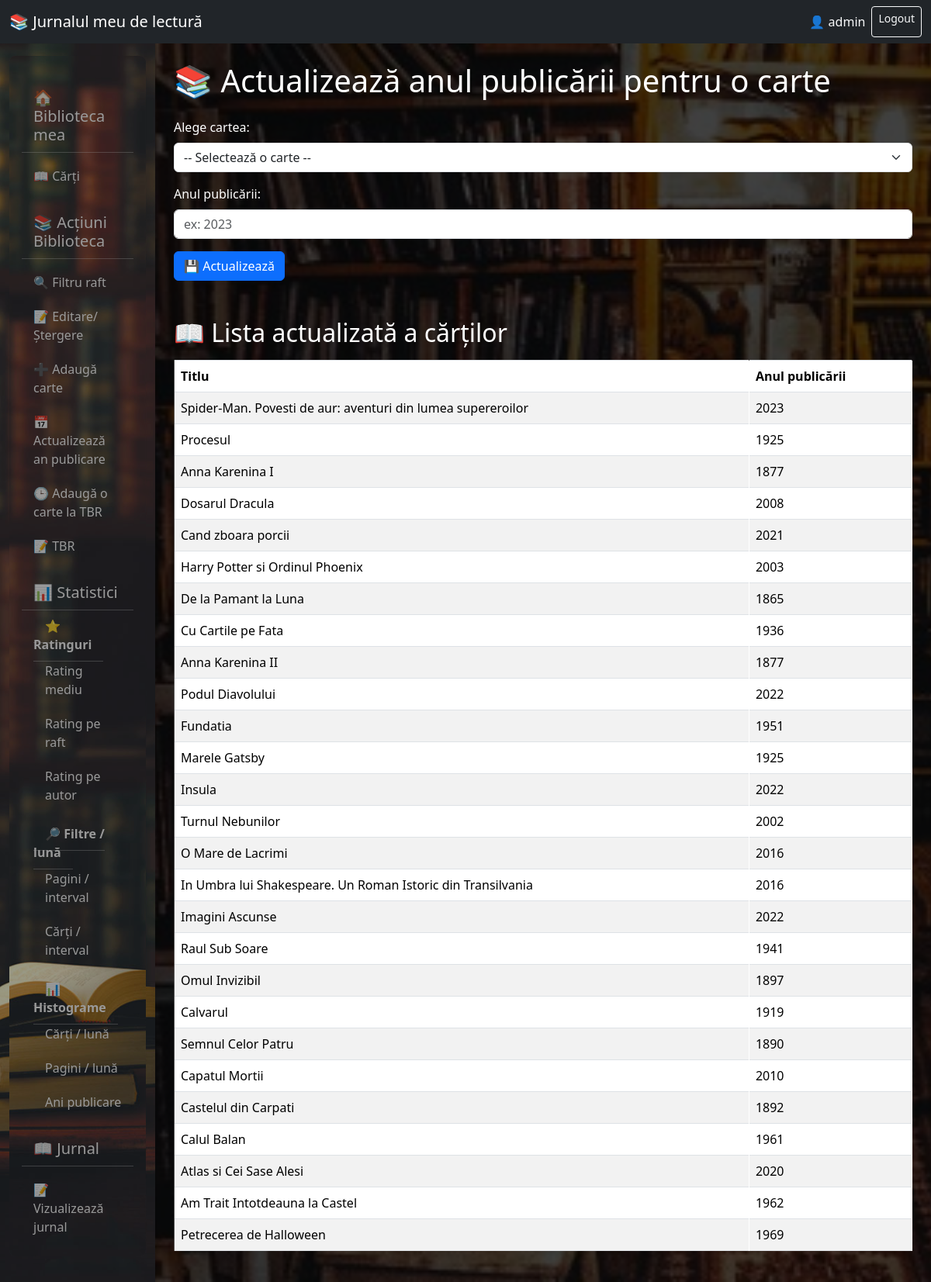
The app's page /anul_publicarii (signed in) with its own data.
### tables this page shows
CREATE TABLE biblioteca(
            id INTEGER PRIMARY KEY AUTOINCREMENT,
            carte TEXT,
            autor TEXT,
            pagini INTEGER,
            data_citirii DATE,
            raft TEXT,
            status TEXT,
            rating INTEGER            
        , anul_publicarii INTEGER);

### proiectfinal.py (the view, shortened to what this page needs)
@app.route('/anul_publicarii', methods=['GET', 'POST'])
def anul_publicarii():
    mesaj = None # variabila pentru mesajul afisat utilizatorului
    conn = sqlite3.connect("biblioteca.db")
    c = conn.cursor()
    c.execute('SELECT carte FROM biblioteca')
    carti = c.fetchall()
    c.execute('SELECT carte, anul_publicarii FROM biblioteca')
    carti_actualizate = c.fetchall()
    conn.commit()
    conn.close()
    return render_template('/anul_publicarii.html',
                           mesaj=mesaj, # mesajul de confirmare
                           carti=carti, # lista de carti pentru formular
                           carti_actualizate=carti_actualizate) # lista de carti cu anul publicarii actualizat

### proiectfinal.py (called while the page is built)
@app.before_request # functia se executa inainte de fiecare request
def verificare_autentificare():
    exceptii = ['login', 'static'] # lista cu numele endpointurilor care nu necesita autentificare
    if request.endpoint in exceptii:
        return
    if 'utilizator' not in session: # redirectioneaza catre pagina de login daca utilizatorul nu este autentificat
        return redirect(url_for('login'))

### templates/anul_publicarii.html (shortened to what this page needs)
{% extends 'base.html' %}
{% block content %}
<h1 class="mb-4">📚 Actualizează anul publicării pentru o carte</h1>
<form method="POST" action="{{ url_for('anul_publicarii') }}" class="mb-5">
    <div class="mb-3">
        <label for="carte" class="form-label">Alege cartea:</label>
        <select id="carte" name="carte" class="form-select" required>
            <option value="" disabled selected>-- Selectează o carte --</option>
        </select>
    </div>
    <div class="mb-3">
        <label for="anul" class="form-label">Anul publicării:</label>
        <input type="number" id="anul" name="anul" class="form-control" min="1500" max="{{ current_year }}" required placeholder="ex: 2023">
    </div>
    <button type="submit" class="btn btn-primary">💾 Actualizează</button>
</form>
{% if carti_actualizate %}
    <h2 class="mb-3">📖 Lista actualizată a cărților</h2>
    <table class="table table-bordered table-striped">
        <thead>
            <tr>
                <th>Titlu</th>
                <th>Anul publicării</th>
            </tr>
        </thead>
        <tbody>
            {% for carte, anul in carti_actualizate %}
                <tr>
                    <td>{{ carte }}</td>
                    <td>
                        {% if anul %}
                            {{ anul }}
                        {% else %}
                            <em>necunoscut</em>
                        {% endif %}
                    </td>
                </tr>
            {% endfor %}
        </tbody>
    </table>
{% else %}
    <p class="text-muted">Nu există date despre anul publicării.</p>
{% endif %}
{% endblock %}

### templates/base.html (style rules this page uses)
body { background-color: #f8f9fa; }
table { width: 100%; border-collapse: collapse; background-color: rgba(0, 0, 0, 0.5); color: white; }
th, td { padding: 0.75rem; border: 1px solid rgba(255, 255, 255, 0.3); vertical-align: middle; text-align: left; }

### records on screen
biblioteca: carte "Spider-Man. Povesti de aur: aventuri din lumea supereroilor", anul_publicarii "2023"
biblioteca: carte "Procesul", anul_publicarii "1925"
biblioteca: carte "Anna Karenina I", anul_publicarii "1877"
biblioteca: carte "Dosarul Dracula", anul_publicarii "2008"
biblioteca: carte "Cand zboara porcii", anul_publicarii "2021"
biblioteca: carte "Harry Potter si Ordinul Phoenix", anul_publicarii "2003"
biblioteca: carte "De la Pamant la Luna", anul_publicarii "1865"
biblioteca: carte "Cu Cartile pe Fata", anul_publicarii "1936"
biblioteca: carte "Anna Karenina II", anul_publicarii "1877"
biblioteca: carte "Podul Diavolului", anul_publicarii "2022"
biblioteca: carte "Fundatia", anul_publicarii "1951"
biblioteca: carte "Marele Gatsby", anul_publicarii "1925"
biblioteca: carte "Insula", anul_publicarii "2022"
biblioteca: carte "Turnul Nebunilor", anul_publicarii "2002"
biblioteca: carte "O Mare de Lacrimi", anul_publicarii "2016"
biblioteca: carte "In Umbra lui Shakespeare. Un Roman Istoric din Transilvania", anul_publicarii "2016"
biblioteca: carte "Imagini Ascunse", anul_publicarii "2022"
biblioteca: carte "Raul Sub Soare", anul_publicarii "1941"
biblioteca: carte "Omul Invizibil", anul_publicarii "1897"
biblioteca: carte "Calvarul", anul_publicarii "1919"
biblioteca: carte "Semnul Celor Patru", anul_publicarii "1890"
biblioteca: carte "Capatul Mortii", anul_publicarii "2010"
biblioteca: carte "Castelul din Carpati", anul_publicarii "1892"
biblioteca: carte "Calul Balan", anul_publicarii "1961"
biblioteca: carte "Atlas si Cei Sase Alesi", anul_publicarii "2020"
biblioteca: carte "Am Trait Intotdeauna la Castel", anul_publicarii "1962"
biblioteca: carte "Petrecerea de Halloween", anul_publicarii "1969"

### other values on screen
{{ session.utilizator }} "admin"
